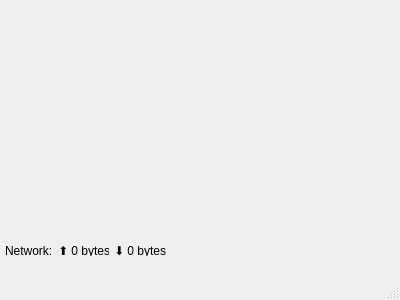
<?xml version="1.0" encoding="UTF-8"?>
<ui version="4.0">
 <class>MainWindow</class>
 <widget class="QMainWindow" name="MainWindow">
  <property name="geometry">
   <rect>
    <x>0</x>
    <y>0</y>
    <width>400</width>
    <height>300</height>
   </rect>
  </property>
  <property name="windowTitle">
   <string>FileDonkey</string>
  </property>
  <widget class="QWidget" name="centralwidget">
   <widget class="QWidget" name="networkWidget" native="true">
    <property name="geometry">
     <rect>
      <x>0</x>
      <y>240</y>
      <width>171</width>
      <height>21</height>
     </rect>
    </property>
    <property name="sizePolicy">
     <sizepolicy hsizetype="Maximum" vsizetype="Preferred">
      <horstretch>0</horstretch>
      <verstretch>0</verstretch>
     </sizepolicy>
    </property>
    <layout class="QHBoxLayout" name="horizontalLayout_3">
     <property name="spacing">
      <number>5</number>
     </property>
     <property name="leftMargin">
      <number>5</number>
     </property>
     <property name="topMargin">
      <number>5</number>
     </property>
     <property name="rightMargin">
      <number>5</number>
     </property>
     <property name="bottomMargin">
      <number>5</number>
     </property>
     <item>
      <widget class="QLabel" name="networkLbl">
       <property name="text">
        <string>Network:</string>
       </property>
      </widget>
     </item>
     <item>
      <widget class="QLabel" name="uploadedLbl">
       <property name="text">
        <string>⬆️ 0 bytes</string>
       </property>
      </widget>
     </item>
     <item>
      <widget class="QLabel" name="downloadedLbl">
       <property name="text">
        <string>⬇️ 0 bytes</string>
       </property>
      </widget>
     </item>
    </layout>
   </widget>
  </widget>
  <widget class="QMenuBar" name="menubar">
   <property name="geometry">
    <rect>
     <x>0</x>
     <y>0</y>
     <width>400</width>
     <height>17</height>
    </rect>
   </property>
  </widget>
  <widget class="QStatusBar" name="statusbar"/>
 </widget>
 <resources/>
 <connections/>
</ui>
